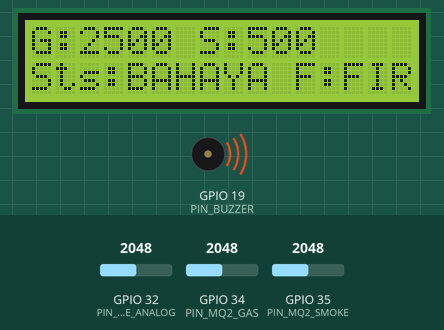
Simulated run of this sketch. Board: ESP32. On the bench: 16×2 character LCD, buzzer (waves = sounding, pin HIGH). Inputs (shaded band) come from the test bench; at power-on: GPIO 34 (PIN_MQ2_GAS) = 2048, GPIO 32 (PIN_FLAME_ANALOG) = 2048, GPIO 35 (PIN_MQ2_SMOKE) = 2048. WiFi joins after 1.5 s; servers stay silent unless stated; uploads are accepted with an empty reply; what the sketch prints to the serial monitor is not drawn.

Above: at 4.3 s.
4.4 s: GPIO 34 (PIN_MQ2_GAS) set to 795
At 5.8 s:
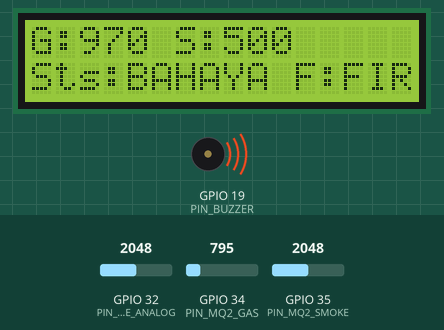
6.6 s: GPIO 34 (PIN_MQ2_GAS) set to 688
At 8.6 s:
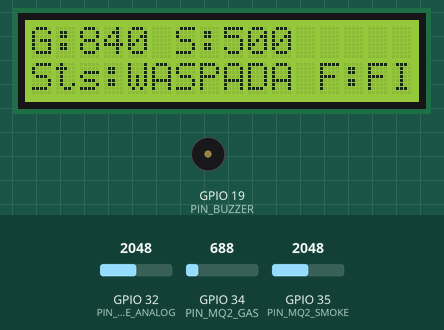
9.6 s: GPIO 32 (PIN_FLAME_ANALOG) set to 1390
12.6 s: GPIO 32 (PIN_FLAME_ANALOG) set to 1333
At 14.3 s:
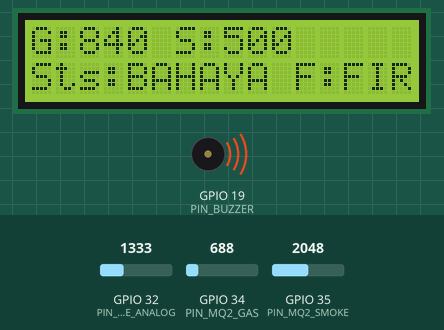
14.6 s: GPIO 32 (PIN_FLAME_ANALOG) set to 3603
At 16.6 s:
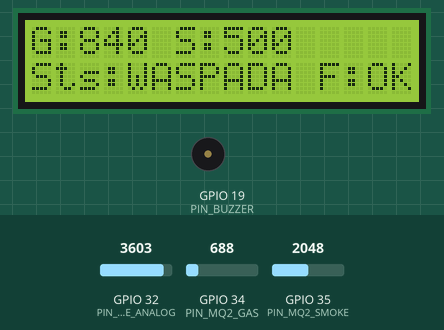
17.6 s: GPIO 35 (PIN_MQ2_SMOKE) set to 3061
At 19.2 s:
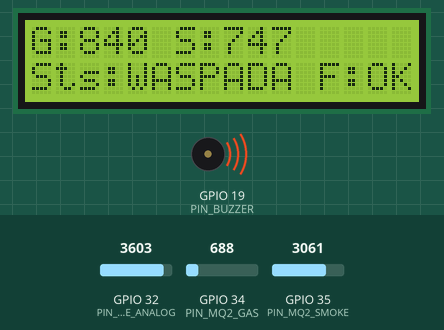
19.8 s: GPIO 35 (PIN_MQ2_SMOKE) set to 3145
At 20.9 s:
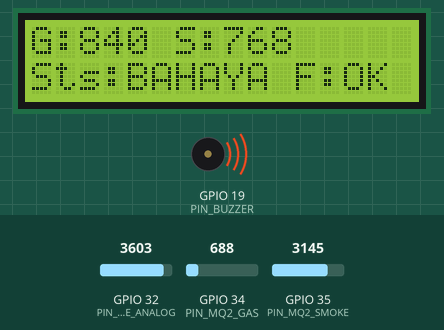
Timing chart, 0 to 22.6 s (numbered marks = the images above; inputs shaded):
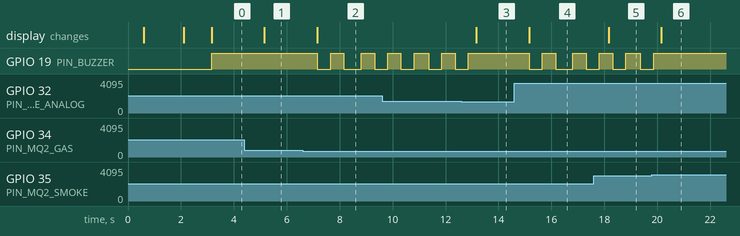

The sketch:

esp32_gas_detection.ino
```cpp
#include <WiFi.h>
#include <HTTPClient.h>
#include <Wire.h>
#include <LiquidCrystal_I2C.h>
#include <ArduinoJson.h>

#include "config.h"
#include "FuzzyEngine.h"

// Inisialisasi Objek
LiquidCrystal_I2C lcd(LCD_I2C_ADDRESS, LCD_COLS, LCD_ROWS);
FuzzyEngine fuzzyEngine;

// Variabel Waktu (Non-blocking timer)
unsigned long lastFuzzyLcdMs = 0;
unsigned long lastTelemetryMs = 0;
unsigned long lastBuzzerToggleMs = 0;
unsigned long lastWifiCheckMs = 0;

bool buzzerState = false;
FuzzyResult currentFuzzyResult = {0.0f, CONDITION_AMAN, "AMAN", 0.0f, 0.0f, 0.0f};

// Variabel Bacaan Sensor
float currentGasPpm = 0.0f;
float currentSmokePpm = 0.0f;
float currentFlameNorm = 0.0f;
String currentFlameStatus = "TIDAK_ADA";
float currentTemperature = 28.5f; // Nilai default suhu ruangan jika DHT tidak aktif

// ==========================================
// FUNGSI SAMPLING SENSOR (MULTI-SAMPLING ADC)
// ==========================================
float readAnalogAverage(int pin, int samples) {
    long sum = 0;
    for (int i = 0; i < samples; i++) {
        sum += analogRead(pin);
        delayMicroseconds(200);
    }
    return (float)sum / samples;
}

void readAllSensors() {
    // 1. Baca MQ-2 Gas (ADC 12-bit: 0 - 4095)
    float rawGas = readAnalogAverage(PIN_MQ2_GAS, SAMPLE_COUNT);
    // Konversi pendekatan kurva voltase ke ppm (skala 0 - 5000 ppm)
    currentGasPpm = (rawGas / 4095.0f) * 5000.0f;

    // 2. Baca MQ-2 Asap (ADC 12-bit: 0 - 4095)
    float rawSmoke = readAnalogAverage(PIN_MQ2_SMOKE, SAMPLE_COUNT);
    // Konversi pendekatan ke ppm (skala 0 - 1000 ppm)
    currentSmokePpm = (rawSmoke / 4095.0f) * 1000.0f;

    // 3. Baca Flame Sensor (Active LOW pada modul umum, dinormalisasi ke 0.0 - 1.0)
    float rawFlame = readAnalogAverage(PIN_FLAME_ANALOG, SAMPLE_COUNT);
    // Inversi nilai analog agar api semakin terdeteksi = nilai mendekati 1.0
    currentFlameNorm = 1.0f - (rawFlame / 4095.0f);
    if (currentFlameNorm < 0.0f) currentFlameNorm = 0.0f;
    if (currentFlameNorm > 1.0f) currentFlameNorm = 1.0f;

    if (currentFlameNorm < 0.25f) {
        currentFlameStatus = "TIDAK_ADA";
    } else if (currentFlameNorm < 0.6f) {
        currentFlameStatus = "TERDETEKSI";
    } else {
        currentFlameStatus = "BESAR";
    }
}

// ==========================================
// KENDALI BUZZER LOKAL
// ==========================================
void handleBuzzer() {
    unsigned long now = millis();
    if (currentFuzzyResult.condition == CONDITION_AMAN) {
        digitalWrite(PIN_BUZZER, LOW);
        buzzerState = false;
    } else if (currentFuzzyResult.condition == CONDITION_WASPADA) {
        // Nada intermiten bip (500 ms ON, 500 ms OFF)
        if (now - lastBuzzerToggleMs >= 500) {
            lastBuzzerToggleMs = now;
            buzzerState = !buzzerState;
            digitalWrite(PIN_BUZZER, buzzerState ? HIGH : LOW);
        }
    } else { // CONDITION_BAHAYA
        // Nada kontinu tanpa jeda
        digitalWrite(PIN_BUZZER, HIGH);
        buzzerState = true;
    }
}

// ==========================================
// PEMBARUAN DISPLAY LCD 16x2
// ==========================================
void updateLcd() {
    // Baris 1: Nilai Gas & Asap
    lcd.setCursor(0, 0);
    lcd.print("G:");
    lcd.print((int)currentGasPpm);
    lcd.print(" S:");
    lcd.print((int)currentSmokePpm);
    lcd.print("   "); // Clears leftover chars

    // Baris 2: Status Fuzzy & Api
    lcd.setCursor(0, 1);
    lcd.print("Sts:");
    lcd.print(currentFuzzyResult.conditionStr);
    lcd.print(" F:");
    if (currentFlameNorm >= 0.25f) {
        lcd.print("FIRE!");
    } else {
        lcd.print("OK   ");
    }
}

// ==========================================
// PENGIRIMAN TELEMETRI KE BACKEND
// ==========================================
void sendTelemetry() {
    if (WiFi.status() != WL_CONNECTED) {
        Serial.println("[Wi-Fi] Belum terhubung. Lewati pengiriman telemetri.");
        return;
    }

    HTTPClient http;
    String endpointUrl = String("http://") + BACKEND_HOST + ":" + BACKEND_PORT + API_TELEMETRY_PATH;

    http.begin(endpointUrl);
    http.addHeader("Content-Type", "application/json");
    http.addHeader("X-API-KEY", API_KEY_SECRET);
    http.setTimeout(2000);

    // Bangun JSON payload
    StaticJsonDocument<384> doc;
    doc["deviceId"] = DEVICE_ID;
    doc["gasPpm"] = round(currentGasPpm * 10.0f) / 10.0f;
    doc["smokePpm"] = round(currentSmokePpm * 10.0f) / 10.0f;
    doc["flameRaw"] = round(currentFlameNorm * 100.0f) / 100.0f;
    doc["flameStatus"] = currentFlameStatus;
    doc["temperature"] = currentTemperature;
    doc["fuzzyCrisp"] = round(currentFuzzyResult.crispScore * 10.0f) / 10.0f;
    doc["fuzzyStatus"] = currentFuzzyResult.conditionStr;
    doc["buzzerActive"] = buzzerState;

    String requestBody;
    serializeJson(doc, requestBody);

    int httpCode = http.POST(requestBody);
    if (httpCode > 0) {
        Serial.printf("[HTTP POST] Sukses (%d)\n", httpCode);
    } else {
        Serial.printf("[HTTP POST] Gagal kirim: %s\n", http.errorToString(httpCode).c_str());
    }
    http.end();
}

// ==========================================
// SETUP & LOOP UTAMA
// ==========================================
void setup() {
    Serial.begin(115200);
    delay(500);
    Serial.println("\n=== Inisialisasi Sistem Deteksi Gas ESP32 ===");

    // Inisialisasi Pinout
    pinMode(PIN_BUZZER, OUTPUT);
    digitalWrite(PIN_BUZZER, LOW);
    pinMode(PIN_FLAME_DIGITAL, INPUT);

    // Inisialisasi LCD
    Wire.begin(PIN_I2C_SDA, PIN_I2C_SCL);
    lcd.init();
    lcd.backlight();
    lcd.setCursor(0, 0);
    lcd.print("ESP32 Gas System");
    lcd.setCursor(0, 1);
    lcd.print("Connecting WiFi.");

    // Koneksi Wi-Fi
    WiFi.mode(WIFI_STA);
    WiFi.begin(WIFI_SSID, WIFI_PASSWORD);
    Serial.print("Menghubungkan ke Wi-Fi: ");
    Serial.println(WIFI_SSID);

    int attempts = 0;
    while (WiFi.status() != WL_CONNECTED && attempts < 15) {
        delay(500);
        Serial.print(".");
        attempts++;
    }

    if (WiFi.status() == WL_CONNECTED) {
        Serial.println("\n[Wi-Fi] Terhubung! IP: " + WiFi.localIP().toString());
        lcd.setCursor(0, 1);
        lcd.print("WiFi Connected! ");
    } else {
        Serial.println("\n[Wi-Fi] Gagal konek awal. Sistem tetap jalan secara lokal.");
        lcd.setCursor(0, 1);
        lcd.print("WiFi Offline    ");
    }
    delay(1000);
    lcd.clear();
}

void loop() {
    unsigned long now = millis();

    // 1. Eksekusi Inferensi Fuzzy & Update LCD setiap 1 detik
    if (now - lastFuzzyLcdMs >= LOOP_INTERVAL_MS) {
        lastFuzzyLcdMs = now;

        readAllSensors();
        currentFuzzyResult = fuzzyEngine.compute(currentGasPpm, currentSmokePpm, currentFlameNorm);
        updateLcd();

        // Serial log untuk debugging
        Serial.printf("[DATA] Gas: %.1f ppm | Asap: %.1f ppm | Api: %.2f (%s) => Fuzzy: %.2f [%s]\n",
            currentGasPpm, currentSmokePpm, currentFlameNorm,
            currentFlameStatus.c_str(), currentFuzzyResult.crispScore, currentFuzzyResult.conditionStr);
    }

    // 2. Kendali Alarm Buzzer (Real-time)
    handleBuzzer();

    // 3. Pengiriman Telemetri (Tiap 2.5s atau seketika jika Bahaya)
    if (now - lastTelemetryMs >= TELEMETRY_INTERVAL || (currentFuzzyResult.condition == CONDITION_BAHAYA && (now - lastTelemetryMs >= 1000))) {
        lastTelemetryMs = now;
        sendTelemetry();
    }

    // 4. Pemeriksaan Rekoneksi Wi-Fi di latar belakang
    if (now - lastWifiCheckMs >= WIFI_RECONNECT_MS) {
        lastWifiCheckMs = now;
        if (WiFi.status() != WL_CONNECTED) {
            Serial.println("[Wi-Fi] Mencoba menyambung kembali...");
            WiFi.reconnect();
        }
    }
}
```

FuzzyEngine.h
```cpp
#ifndef FUZZY_ENGINE_H
#define FUZZY_ENGINE_H

#if defined(ARDUINO) || defined(ESP32)
    #include <Arduino.h>
#else
    #include <algorithm>
    #include <cmath>
    #include <string>
    #include <iostream>
    #include <vector>
    using std::min;
    using std::max;
#endif

// Enum Status Kondisi Sistem
enum SystemCondition {
    CONDITION_AMAN = 0,
    CONDITION_WASPADA = 1,
    CONDITION_BAHAYA = 2
};

// Struktur Hasil Inferensi Fuzzy
struct FuzzyResult {
    float crispScore;          // Nilai tegas z* (0.0 - 100.0)
    SystemCondition condition; // Status: CONDITION_AMAN, CONDITION_WASPADA, CONDITION_BAHAYA
    const char* conditionStr;  // "AMAN", "WASPADA", "BAHAYA"
    float alphaAman;           // Nilai agregasi alfa untuk konsekuen Aman
    float alphaWaspada;        // Nilai agregasi alfa untuk konsekuen Waspada
    float alphaBahaya;         // Nilai agregasi alfa untuk konsekuen Bahaya
};

class FuzzyEngine {
public:
    FuzzyEngine();

    /**
     * @brief Menjalankan inferensi Fuzzy Logic Mamdani secara menyeluruh
     * @param gasPpm Konsentrasi gas LPG (0 - 5000 ppm)
     * @param smokePpm Konsentrasi asap (0 - 1000 ppm)
     * @param flameVal Nilai sensor api yang dinormalisasi (0.0 - 1.0)
     * @return FuzzyResult Berisi skor crisp (0-100), status, dan nilai alfa
     */
    FuzzyResult compute(float gasPpm, float smokePpm, float flameVal);

    // ==========================================
    // FUNGSI KEANGGOTAAN INPUT: GAS LPG (G) [0 - 5000 ppm]
    // ==========================================
    static float muGasAman(float g);
    static float muGasWaspada(float g);
    static float muGasBahaya(float g);

    // ==========================================
    // FUNGSI KEANGGOTAAN INPUT: ASAP (S) [0 - 1000 ppm]
    // ==========================================
    static float muAsapNormal(float s);
    static float muAsapWaspada(float s);
    static float muAsapBahaya(float s);

    // ==========================================
    // FUNGSI KEANGGOTAAN INPUT: API (A) [0.0 - 1.0]
    // ==========================================
    static float muApiTidakAda(float a);
    static float muApiTerdeteksi(float a);
    static float muApiBesar(float a);

    // ==========================================
    // FUNGSI KEANGGOTAAN OUTPUT: KONDISI KEBOCORAN (K) [0 - 100]
    // ==========================================
    static float muOutputAman(float k);
    static float muOutputWaspada(float k);
    static float muOutputBahaya(float k);

private:
    float evaluateRulesAndDefuzzify(
        float uG_Aman, float uG_Waspada, float uG_Bahaya,
        float uS_Normal, float uS_Waspada, float uS_Bahaya,
        float uA_TidakAda, float uA_Terdeteksi, float uA_Besar,
        float &outAlphaAman, float &outAlphaWaspada, float &outAlphaBahaya
    );
};

#endif // FUZZY_ENGINE_H
```

config.h
```cpp
#ifndef CONFIG_H
#define CONFIG_H

// ==========================================
// KONFIGURASI JARINGAN WI-FI
// ==========================================
#define WIFI_SSID           "NAMA_WIFI_ANDA"
#define WIFI_PASSWORD       "PASSWORD_WIFI"
#define WIFI_RECONNECT_MS   10000

// ==========================================
// KONFIGURASI BACKEND SERVER & API
// ==========================================
#define BACKEND_HOST        "192.168.1.100"  // Sesuaikan dengan IP Server Backend
#define BACKEND_PORT        5050
#define API_TELEMETRY_PATH  "/api/v1/telemetry"
#define DEVICE_ID           "ESP32-GAS-01"
#define API_KEY_SECRET      "secret_esp32_gas_token_2026"

// ==========================================
// KONFIGURASI PINOUT HARDWARE (ESP32)
// ==========================================
#define PIN_MQ2_GAS         34  // ADC1_CH6 (Analog)
#define PIN_MQ2_SMOKE       35  // ADC1_CH7 (Analog)
#define PIN_FLAME_ANALOG    32  // ADC1_CH4 (Analog)
#define PIN_FLAME_DIGITAL   33  // Digital Input
#define PIN_DHT             4   // DHT11/DHT22 (Digital Data)
#define PIN_BUZZER          19  // Active Buzzer 5V via NPN Transistor
#define PIN_I2C_SDA         21  // LCD I2C SDA
#define PIN_I2C_SCL         22  // LCD I2C SCL

#define LCD_I2C_ADDRESS     0x27 // Atau 0x3F tergantung modul backpack PCF8574
#define LCD_COLS            16
#define LCD_ROWS            2

// ==========================================
// INTERVAL & PARAMETER SAMPLING
// ==========================================
#define SAMPLE_COUNT        10   // Multi-sampling derau ADC
#define LOOP_INTERVAL_MS    1000 // Siklus inferensi fuzzy & display lokal (1 detik)
#define TELEMETRY_INTERVAL  2500 // Interval kirim normal ke backend (2.5 detik)

#endif // CONFIG_H
```

Source omitted: FuzzyEngine.cpp (10945 bytes)

Measured:
- the behaviour switches between 733 and 732 on GPIO 34 (PIN_MQ2_GAS) (found by bisection; images 1 and 2)
- the behaviour switches between 1359 and 1358 on GPIO 32 (PIN_FLAME_ANALOG) (found by bisection; images 2 and 3)
- the behaviour switches between 3086 and 3087 on GPIO 35 (PIN_MQ2_SMOKE) (found by bisection; images 5 and 6)
- after the input at 4.4 s, the display: changes after 0.76 s (image 1)
- after the input at 6.6 s, GPIO 19 (PIN_BUZZER): goes LOW 0.50 s, HIGH 0.50 s, LOW 0.66 s, HIGH 0.50 s, then LOW, starting after 0.56 s; the display: changes after 0.56 s (image 2)
- after the input at 12.6 s, GPIO 19 (PIN_BUZZER): goes on until 12.9 s, then stays HIGH; the display: changes after 0.56 s (image 3)
- after the input at 14.6 s, GPIO 19 (PIN_BUZZER): goes LOW 0.50 s, HIGH 0.50 s, LOW 0.66 s, HIGH 0.50 s, then LOW, starting after 0.56 s; the display: changes after 0.56 s (image 4)
- after the input at 17.6 s, the display: changes after 0.56 s (image 5)
- after the input at 19.8 s, GPIO 19 (PIN_BUZZER): goes on until 19.9 s, then stays HIGH; the display: changes after 0.36 s (image 6)
